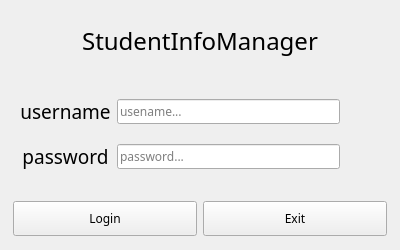
<?xml version="1.0" encoding="UTF-8"?>
<ui version="4.0">
 <class>LoginWindow</class>
 <widget class="QWidget" name="LoginWindow">
  <property name="geometry">
   <rect>
    <x>0</x>
    <y>0</y>
    <width>400</width>
    <height>250</height>
   </rect>
  </property>
  <property name="maximumSize">
   <size>
    <width>400</width>
    <height>250</height>
   </size>
  </property>
  <property name="font">
   <font>
    <family>Fira Code</family>
   </font>
  </property>
  <property name="windowTitle">
   <string>Login</string>
  </property>
  <property name="windowIcon">
   <iconset resource="Resources/res.qrc">
    <normaloff>:/img/logo.ico</normaloff>:/img/logo.ico</iconset>
  </property>
  <property name="toolTip">
   <string>LoginWindow</string>
  </property>
  <layout class="QGridLayout" name="gridLayout_3">
   <item row="0" column="0">
    <widget class="QLabel" name="label_3">
     <property name="minimumSize">
      <size>
       <width>0</width>
       <height>60</height>
      </size>
     </property>
     <property name="maximumSize">
      <size>
       <width>16777215</width>
       <height>60</height>
      </size>
     </property>
     <property name="font">
      <font>
       <family>Fira Code</family>
       <pointsize>18</pointsize>
      </font>
     </property>
     <property name="text">
      <string>StudentInfoManager</string>
     </property>
     <property name="textFormat">
      <enum>Qt::AutoText</enum>
     </property>
     <property name="alignment">
      <set>Qt::AlignCenter</set>
     </property>
     <property name="wordWrap">
      <bool>false</bool>
     </property>
    </widget>
   </item>
   <item row="1" column="0">
    <widget class="QWidget" name="widget_2" native="true">
     <layout class="QGridLayout" name="gridLayout_2">
      <item row="0" column="0">
       <widget class="QLabel" name="label">
        <property name="font">
         <font>
          <family>Fira Code</family>
          <pointsize>14</pointsize>
          <kerning>true</kerning>
         </font>
        </property>
        <property name="text">
         <string>username</string>
        </property>
        <property name="alignment">
         <set>Qt::AlignCenter</set>
        </property>
       </widget>
      </item>
      <item row="1" column="0">
       <widget class="QLabel" name="label_2">
        <property name="font">
         <font>
          <family>Fira Code</family>
          <pointsize>14</pointsize>
          <kerning>true</kerning>
         </font>
        </property>
        <property name="text">
         <string>password</string>
        </property>
        <property name="alignment">
         <set>Qt::AlignCenter</set>
        </property>
       </widget>
      </item>
      <item row="1" column="1">
       <widget class="QLineEdit" name="le_password">
        <property name="maxLength">
         <number>8</number>
        </property>
        <property name="echoMode">
         <enum>QLineEdit::Password</enum>
        </property>
        <property name="placeholderText">
         <string>password...</string>
        </property>
       </widget>
      </item>
      <item row="0" column="1">
       <widget class="QLineEdit" name="le_username">
        <property name="maxLength">
         <number>8</number>
        </property>
        <property name="placeholderText">
         <string>usename...</string>
        </property>
       </widget>
      </item>
      <item row="0" column="2">
       <spacer name="horizontalSpacer">
        <property name="orientation">
         <enum>Qt::Horizontal</enum>
        </property>
        <property name="sizeType">
         <enum>QSizePolicy::Minimum</enum>
        </property>
        <property name="sizeHint" stdset="0">
         <size>
          <width>40</width>
          <height>20</height>
         </size>
        </property>
       </spacer>
      </item>
     </layout>
    </widget>
   </item>
   <item row="2" column="0">
    <widget class="QWidget" name="widget" native="true">
     <property name="maximumSize">
      <size>
       <width>16777215</width>
       <height>40</height>
      </size>
     </property>
     <layout class="QGridLayout" name="gridLayout">
      <property name="leftMargin">
       <number>2</number>
      </property>
      <property name="topMargin">
       <number>0</number>
      </property>
      <property name="rightMargin">
       <number>2</number>
      </property>
      <property name="bottomMargin">
       <number>0</number>
      </property>
      <item row="0" column="0">
       <widget class="QPushButton" name="btn_login">
        <property name="minimumSize">
         <size>
          <width>0</width>
          <height>35</height>
         </size>
        </property>
        <property name="text">
         <string>Login</string>
        </property>
       </widget>
      </item>
      <item row="0" column="1">
       <widget class="QPushButton" name="btn_exit">
        <property name="minimumSize">
         <size>
          <width>0</width>
          <height>35</height>
         </size>
        </property>
        <property name="text">
         <string>Exit</string>
        </property>
       </widget>
      </item>
     </layout>
    </widget>
   </item>
  </layout>
 </widget>
 <tabstops>
  <tabstop>le_username</tabstop>
  <tabstop>le_password</tabstop>
  <tabstop>btn_login</tabstop>
  <tabstop>btn_exit</tabstop>
 </tabstops>
 <resources>
  <include location="Resources/res.qrc"/>
 </resources>
 <connections/>
</ui>
